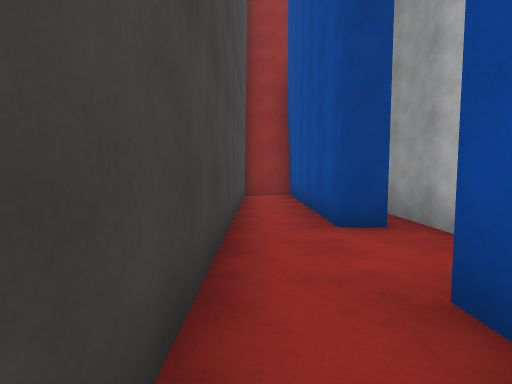
View 1 (above)

15 first-person views from a walk through a 3-D level made in the Unity game engine. The camera is 1.4 m above the floor, tilts 4° down and sees 85° across. The floor is counted in squares, 2 m on a side. Each view is taken from the middle of a square. On the plan, view 1 faces up. The plan holds only what a view shows up to about 9 squares ahead; the rest is blank. The place goes on beyond the plan.

View 2
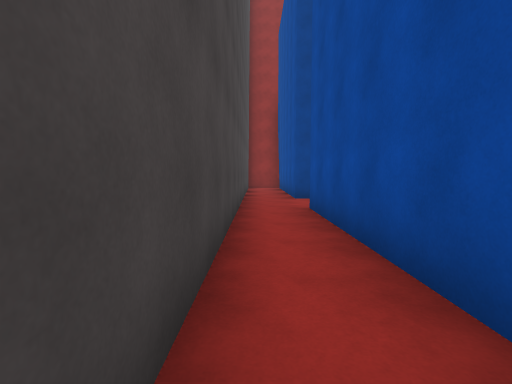

View 3
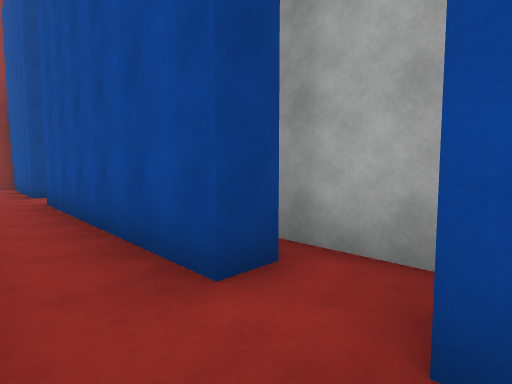

View 4
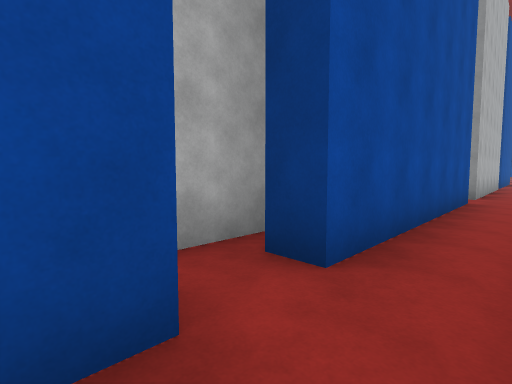

View 5
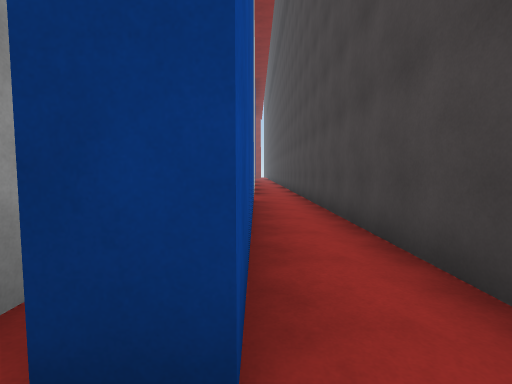

View 6
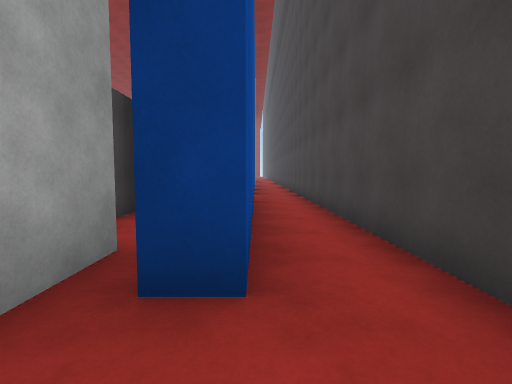

View 7
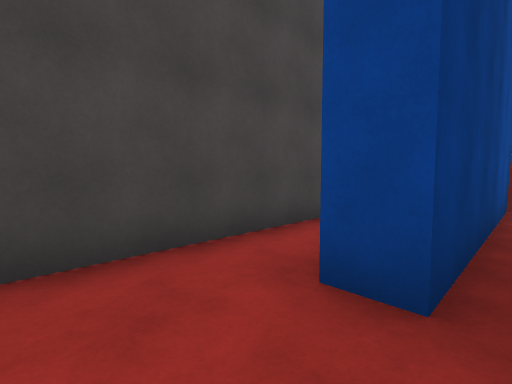

View 8
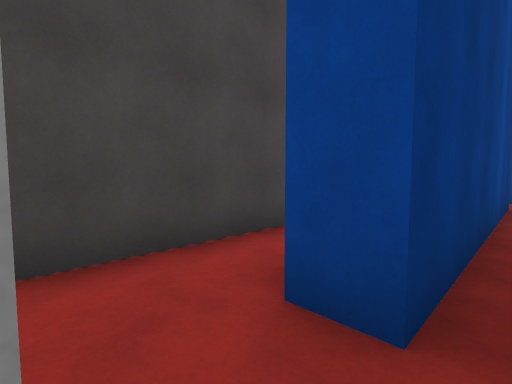

View 9
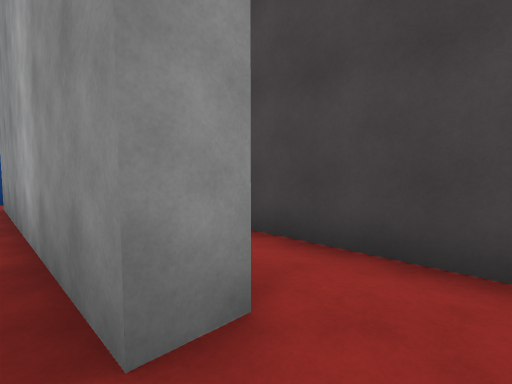

View 10
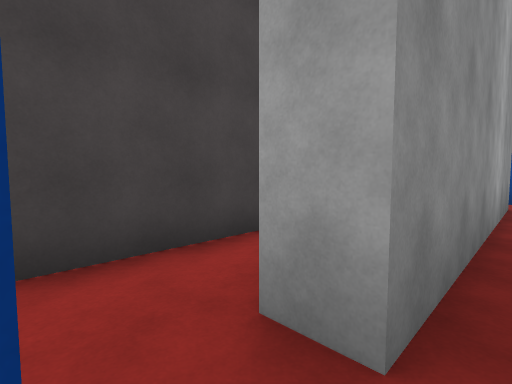

View 11
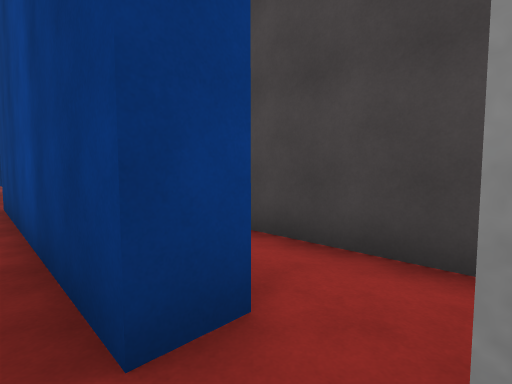

View 12
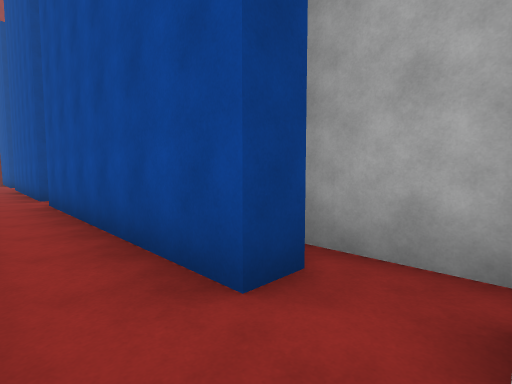

View 13
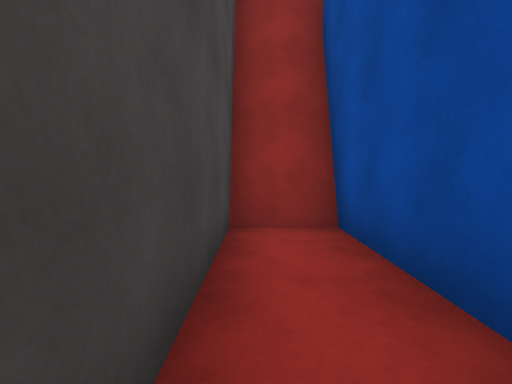

View 14
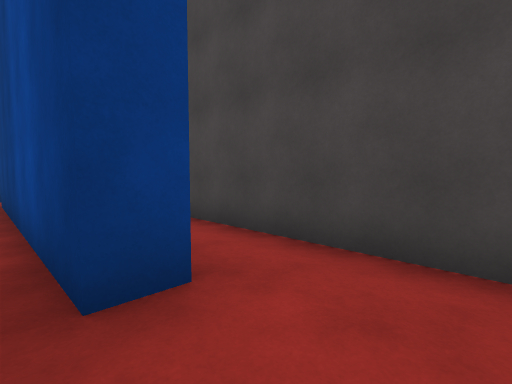

View 15
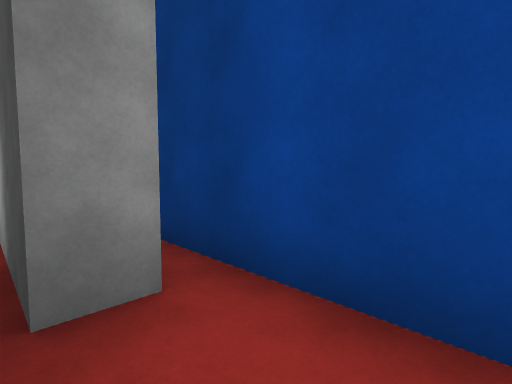

### Floor plan
Points are (right, up) in squares from view 1. A wall is a line through its corners. A room is listed if a view was taken in it or the views show most of it. See-through windows are left out.
Room 1 (views 1, 2, 3, 4, 12, 13)
walls: (1.1, -11.8) (1.1, -5.8); (1.1, -15.8) (1.1, -13); (-0.3, -17.5) (-0.3, -21.5); (1.1, -4.6) (1.1, 1.5); (1.1, 3.5) (1.1, 8.7) (-0.3, 8.7) (-0.3, -14.5)
ways out: opening at (1, -12) to room 2; opening at (1, -5) to room 2; opening at (1, 2.5) to room 2
Room 2 (views 5, 6, 7, 8, 9, 10, 11, 14, 15)
walls: (2.3, -13) (2.3, -11.4); (1.1, -13) (1.7, -13) (1.7, -19) (1, -19); (2.3, -6.5) (2.3, -4); (1.1, -5.8) (1.7, -5.8) (1.7, -11.8) (1.1, -11.8); (1, -20) (1.7, -20) (1.7, -26.1); (3.2, -2) (3.2, -1.2); (2.2, -1.5) (2.9, -1.5); (2.3, 0.5) (2.3, 4.9); (1.1, 1.5) (1.7, 1.5) (1.7, -4.6) (1.1, -4.6); (1.7, 8.9) (1.7, 3.5) (1.1, 3.5)
ways out: opening at (1, -12) to room 1; opening at (1, -5) to room 1; opening at (1, 2.5) to room 1

Positions as (right, up) in squares from view 1, and headings:
1: (0, 0), facing up
2: (0, -4), facing up
3: (0, -6), facing up-right
4: (0, -4), facing down-right
5: (1, -5), facing down
6: (1, 3), facing down
7: (2, 2), facing up-left
8: (2, -13), facing up-left
9: (2, -12), facing down-left
10: (2, -20), facing up-left
11: (2, -19), facing down-left
12: (0, -13), facing up-right
13: (0, 5), facing up
14: (2, 3), facing down-left
15: (3, 0), facing down-left
